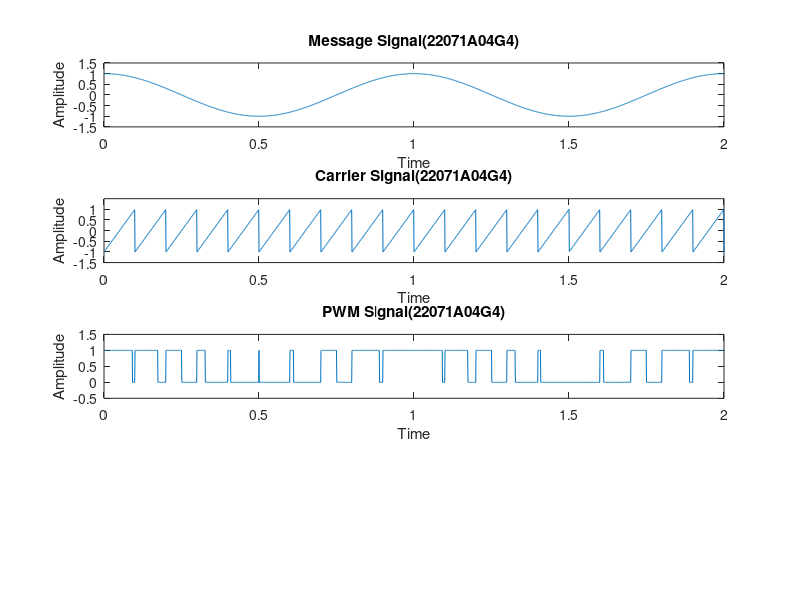

MATLAB code for this plot: (Note: this script raises an error after producing the figure.)
close all;
clear all;

fs=1000;
T=1/fs;
t=0:T:2*pi;  %Time Period

fc = 10;
fm = 1;

c = sawtooth(2*pi*fc.*t);
m=cos(2*pi*fm.*t);

n=length(c);
for i=1:n
 if (m(i)>=c(i))
    pwm(i)=1;
 elseif (m(i)<=c(i))
    pwm(i)=0;
 end
end

subplot(4,1,1);
plot(t,m);
xlabel('Time');
ylabel('Amplitude');
title('Message Signal(22071A04G4)');
axis([0 2 min(m)-0.5 max(m)+0.5]); 

subplot(4,1,2);
plot(t,c);
xlabel('Time');
ylabel('Amplitude');
title('Carrier Signal(22071A04G4)');
axis([0 2 min(c)-0.5 max(c)+0.5]);

subplot(4,1,3);
plot(t,pwm);
xlabel('Time');
ylabel('Amplitude');
title('PWM Signal(22071A04G4)');
axis([0 2 min(pwm)-0.5 max(pwm)+0.5]); 

demoddi=demod(pwm,fc,fs,'pwm');
subplot(4,1,4);
plot(demoddi);
title('PWM Demod(22071A04G4)');
xlabel('Time');
ylabel('Amplitude');
axis([0 20 min(demoddi)-0.5 max(demoddi)+0.5]); 

sgtitle("PWM - 22071A04G4") 
fontsize(12,"points");